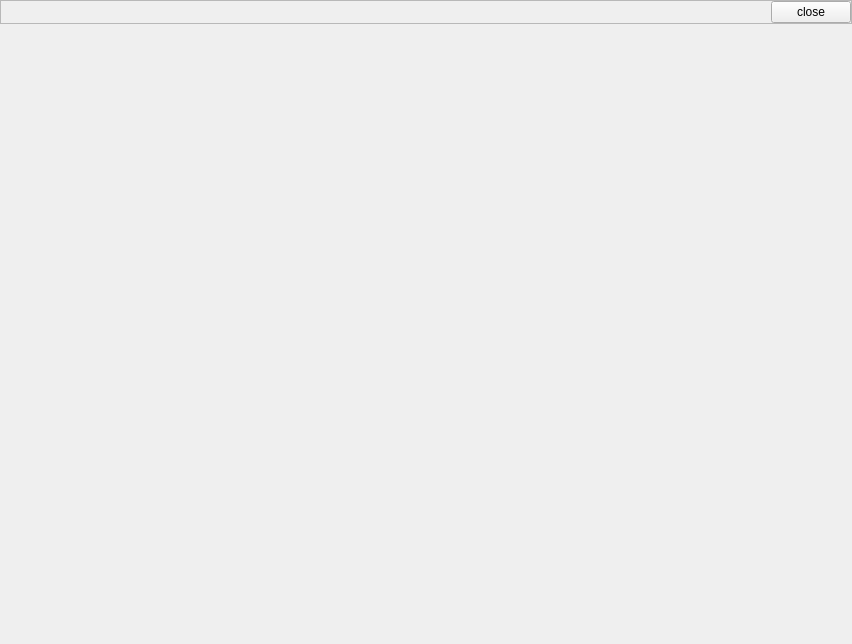
<?xml version="1.0" encoding="UTF-8"?>
<ui version="4.0">
 <class>UICommonFrame</class>
 <widget class="QFrame" name="UICommonFrame">
  <property name="geometry">
   <rect>
    <x>0</x>
    <y>0</y>
    <width>852</width>
    <height>644</height>
   </rect>
  </property>
  <property name="windowTitle">
   <string>Frame</string>
  </property>
  <property name="autoFillBackground">
   <bool>false</bool>
  </property>
  <property name="frameShape">
   <enum>QFrame::NoFrame</enum>
  </property>
  <property name="frameShadow">
   <enum>QFrame::Plain</enum>
  </property>
  <property name="lineWidth">
   <number>0</number>
  </property>
  <layout class="QGridLayout" name="gridLayout_2">
   <property name="margin">
    <number>0</number>
   </property>
   <property name="spacing">
    <number>0</number>
   </property>
   <item row="0" column="0">
    <layout class="QVBoxLayout" name="verticalLayout">
     <property name="spacing">
      <number>0</number>
     </property>
     <item>
      <widget class="QFrame" name="frame">
       <property name="sizePolicy">
        <sizepolicy hsizetype="Preferred" vsizetype="Fixed">
         <horstretch>0</horstretch>
         <verstretch>0</verstretch>
        </sizepolicy>
       </property>
       <property name="frameShape">
        <enum>QFrame::StyledPanel</enum>
       </property>
       <property name="frameShadow">
        <enum>QFrame::Raised</enum>
       </property>
       <layout class="QGridLayout" name="gridLayout">
        <property name="margin">
         <number>0</number>
        </property>
        <property name="spacing">
         <number>0</number>
        </property>
        <item row="0" column="0">
         <layout class="QHBoxLayout" name="horizontalLayout">
          <property name="spacing">
           <number>0</number>
          </property>
          <item>
           <widget class="QPushButton" name="pushButton_2">
            <property name="text">
             <string/>
            </property>
            <property name="icon">
             <iconset resource="image.qrc">
              <normaloff>:/image/twitter2_512.ico</normaloff>:/image/twitter2_512.ico</iconset>
            </property>
            <property name="flat">
             <bool>true</bool>
            </property>
           </widget>
          </item>
          <item>
           <spacer name="horizontalSpacer">
            <property name="orientation">
             <enum>Qt::Horizontal</enum>
            </property>
            <property name="sizeHint" stdset="0">
             <size>
              <width>40</width>
              <height>20</height>
             </size>
            </property>
           </spacer>
          </item>
          <item>
           <widget class="QPushButton" name="pushButton">
            <property name="sizePolicy">
             <sizepolicy hsizetype="Fixed" vsizetype="Fixed">
              <horstretch>0</horstretch>
              <verstretch>0</verstretch>
             </sizepolicy>
            </property>
            <property name="minimumSize">
             <size>
              <width>16</width>
              <height>16</height>
             </size>
            </property>
            <property name="text">
             <string>close</string>
            </property>
           </widget>
          </item>
         </layout>
        </item>
       </layout>
      </widget>
     </item>
     <item>
      <widget class="QWidget" name="widget" native="true">
       <property name="enabled">
        <bool>true</bool>
       </property>
       <property name="sizePolicy">
        <sizepolicy hsizetype="Preferred" vsizetype="Minimum">
         <horstretch>0</horstretch>
         <verstretch>0</verstretch>
        </sizepolicy>
       </property>
       <property name="autoFillBackground">
        <bool>true</bool>
       </property>
      </widget>
     </item>
    </layout>
   </item>
  </layout>
 </widget>
 <resources>
  <include location="image.qrc"/>
 </resources>
 <connections>
  <connection>
   <sender>pushButton</sender>
   <signal>clicked()</signal>
   <receiver>UICommonFrame</receiver>
   <slot>close()</slot>
   <hints>
    <hint type="sourcelabel">
     <x>806</x>
     <y>32</y>
    </hint>
    <hint type="destinationlabel">
     <x>850</x>
     <y>48</y>
    </hint>
   </hints>
  </connection>
 </connections>
</ui>
